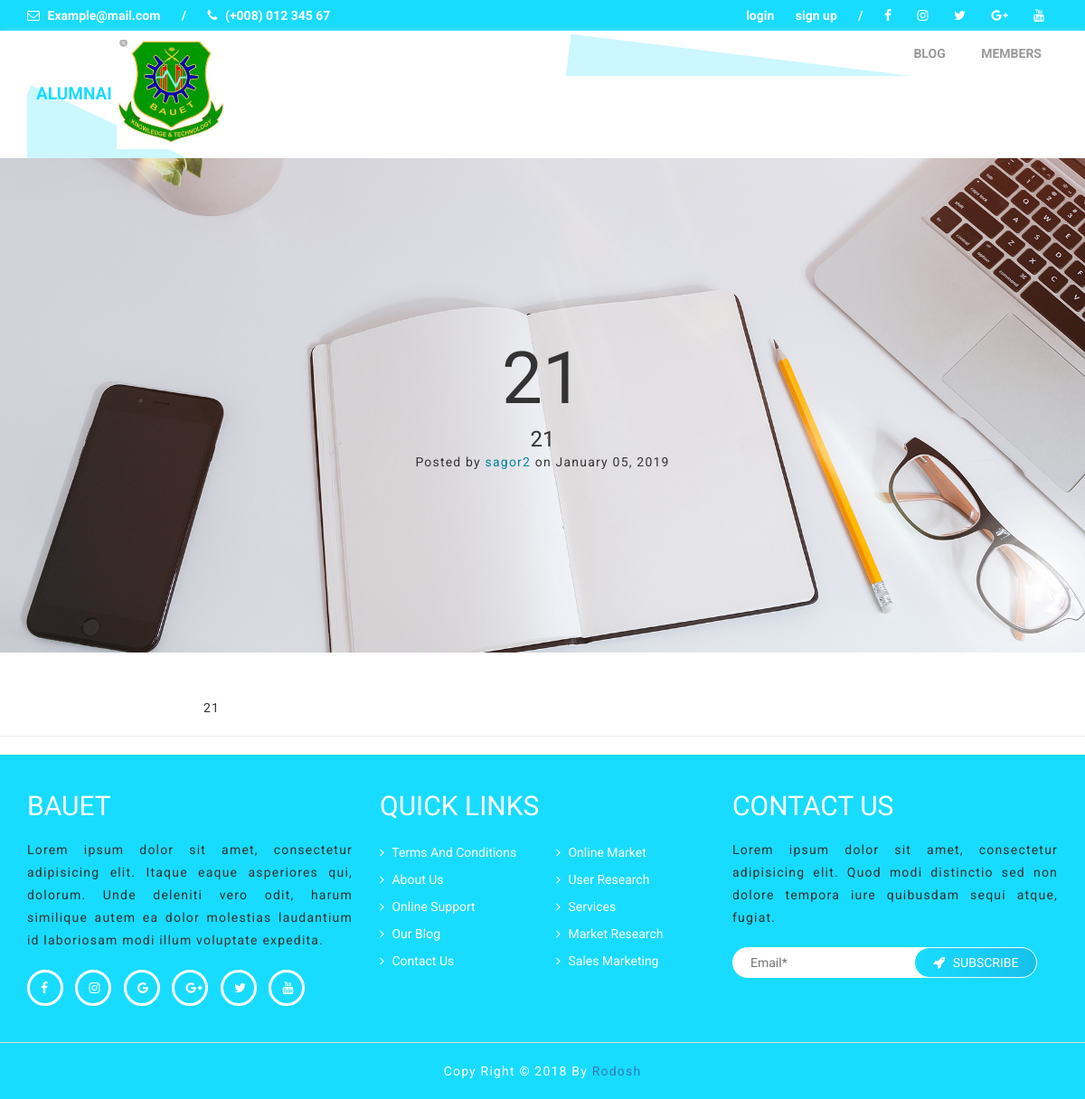
Screenshot of /post.php?blog_id=1 with the database file from the repository.
### tables this page shows
CREATE TABLE `blogs` (
  `blog_id` int(11) NOT NULL,
  `user_id` int(11) NOT NULL,
  `title` varchar(255) NOT NULL,
  `subtitle` varchar(255) NOT NULL,
  `content` text NOT NULL,
  `post_date` timestamp NOT NULL DEFAULT CURRENT_TIMESTAMP
);

CREATE TABLE `users` (
  `user_id` int(11) NOT NULL,
  `name` varchar(100) NOT NULL,
  `department_name` varchar(50) NOT NULL,
  `roll` int(50) NOT NULL,
  `session` varchar(50) NOT NULL,
  `passing_year` int(11) NOT NULL,
  `email` varchar(50) NOT NULL,
  `password` varchar(50) NOT NULL,
  `user_type` varchar(50) NOT NULL DEFAULT 'student',
  `verify_status` tinyint(4) NOT NULL DEFAULT '0',
  `last_activity` timestamp NOT NULL DEFAULT CURRENT_TIMESTAMP ON UPDATE CURRENT_TIMESTAMP
);

### classes/Database.php (called while the page is built, shortened)
<?php
class Database
{
	public $host   = "localhost";
    public $user   = "root";
    public $pass   = "";
    public $dbname = "alumni";
	function __construct(){
		$this->connection = new mysqli($this->host, $this->user, $this->pass, $this->dbname);
	}
}

### classes/Blog.php (called while the page is built, shortened)
<?php
include_once('Database.php');
class Blog
{
    public $db;
    function __construct(){
        $this->db = new Database();
    }
    public function get_post($blog_id){
        $sql = "SELECT * FROM blogs WHERE blog_id='$blog_id' LIMIT 1 ";
        $result = $this->db->connection->query($sql);
        $row=mysqli_fetch_assoc($result);
        if ($row) {
            return $row;
        }else{
            header('location: blog.php');
        }
    }
}

### classes/User.php (called while the page is built, shortened)
<?php
class User
{
    public $db;
    function __construct(){
        include_once('Database.php');
        $this->db = new Database();
    }
    public function get_name_by_id($user_id){
        $sql = "SELECT name FROM users WHERE user_id='$user_id' LIMIT 1";
        $result = $this->db->connection->query($sql);
        $row=mysqli_fetch_assoc($result);
        if ($row) {
            return $row['name'];
        } else {
            return false;
        }
    }
}

### post.php (the view, shortened to what this page needs)
<?php
	include_once('header.php');
    if($_SERVER['REQUEST_METHOD']== "GET" AND isset($_GET['blog_id'])){
        $blog_id = $_GET['blog_id'];
        $blog = $blog->get_post($blog_id);
    }else{
        header('location: blog.php');
    }
?>
    <div class="masthead" style="background-image: url('img/home-bg.jpg')">
      <div class="container">
        <div class="row">
          <div class="col-lg-offset-2 col-lg-8 col-md-offset-1 col-md-10 mx-auto">
            <div class="site-heading">
              <h1><?php echo $blog['title'];?></h1>
              <span class="subheading"><?php echo $blog['subtitle'];?></span>
              <p class="post-meta">Posted by
		      <span style="color:#0085a1;"><?php echo $user->get_name_by_id($blog['user_id']);?></span> on <?php echo date('F d, Y', strtotime($blog['post_date']));?></p>
            </div>
          </div>
        </div>
      </div>
    </div>
<article>
      <div class="container">
        <div class="row">
          <div class="col-lg-offset-2 col-lg-8 col-md-offset-1 col-md-10 mx-auto">
          	<?php echo $blog['content'];?>
          </div>
        </div>
      </div>
    </article>
    <hr>
<?php include_once('footer.php');?>

### style.css (style rules this page uses)
* { margin: 0; padding: 0 }
body { font-family: Bungee }
h1,h2,h3,h4,h5,h6 { margin: 0; padding: 0; font-family: Bungee }
p { margin: 0; padding: 0; font-family: Roboto; letter-spacing: 1.2px; line-height: 22px; }
.masthead { margin-bottom: 50px; background: no-repeat center center; background-color: #868e96; background-attachment: scroll; position: relative; background-size: cover; }
.site-heading { text-align: center; padding:200px 0; }
.site-heading h1 { font-size: 80px; }
.site-heading .subheading { font-size: 24px; font-weight: 300; line-height: 1.1; display: block; margin: 10px 0 0; }
.mx-auto { margin-left;auto; margin-right:auto; }
.container { max-width:1170px; margin:auto; }

### rows the page displays
blogs: title "21", subtitle "21", user.name "sagor2", post_date "January 05, 2019", content "21"
